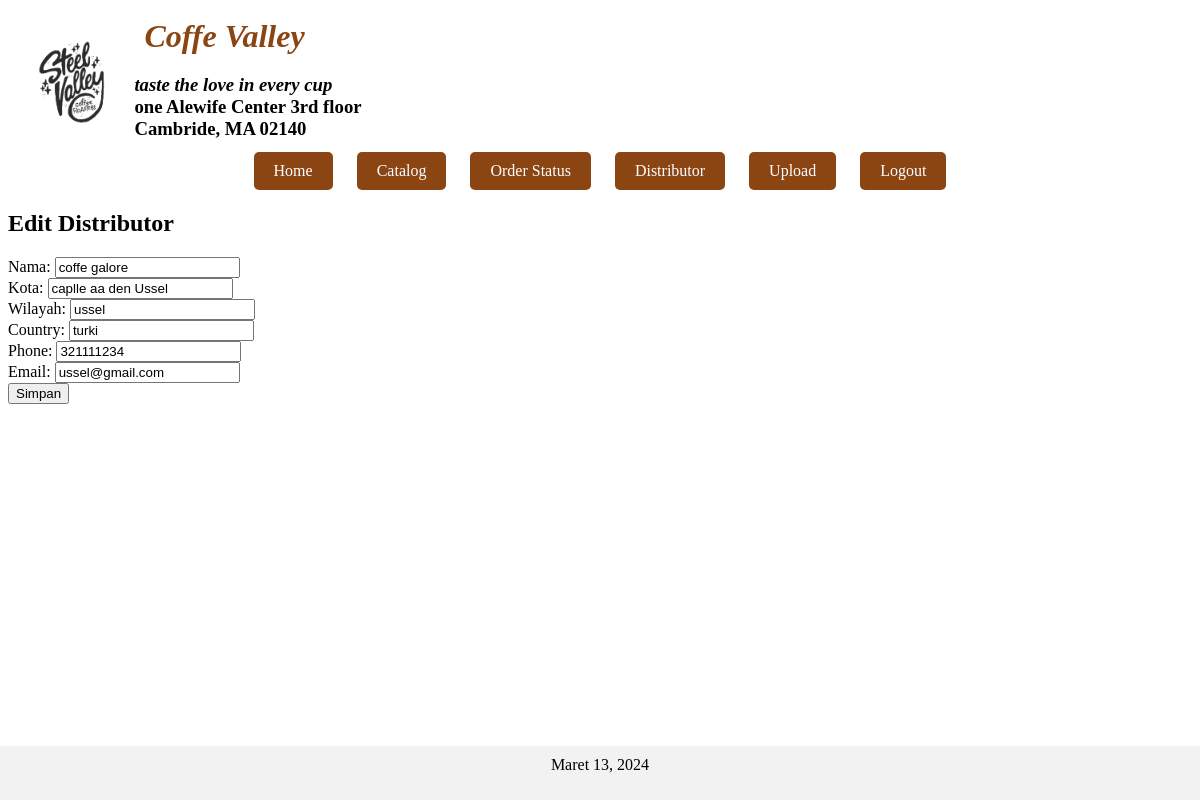
Page /edit_dist.php?id=3 (signed in) on the committed database.
### tables this page shows
CREATE TABLE `distributor` (
  `id` int NOT NULL,
  `nama` varchar(255) NOT NULL,
  `kota` varchar(255) NOT NULL,
  `wilayah` varchar(255) NOT NULL,
  `country` varchar(255) NOT NULL,
  `phone` varchar(255) NOT NULL,
  `email` varchar(255) NOT NULL,
  `last_edit_timestamp` timestamp NOT NULL
);

### edit_dist.php (the view, shortened to what this page needs)
<?php
include_once 'koneksi.php';
$id = $_GET['id'];
$query = "SELECT * FROM distributor WHERE id = $id";
$result = mysqli_query($conn, $query);
$row = mysqli_fetch_assoc($result);
?>
<?php include_once 'header.php'; ?>
<div class="container">
    <h2>Edit Distributor</h2>
    <form action="update_dist.php" method="POST">
        <div class="form-group">
            <label for="nama">Nama:</label>
            <input type="text" class="form-control" id="nama" name="nama" value="<?php echo $row['nama']; ?>">
        </div>
        <div class="form-group">
            <label for="kota">Kota:</label>
            <input type="text" class="form-control" id="kota" name="kota" value="<?php echo $row['kota']; ?>">
        </div>
        <div class="form-group">
            <label for="wilayah">Wilayah:</label>
            <input type="text" class="form-control" id="wilayah" name="wilayah" value="<?php echo $row['wilayah']; ?>">
        </div>
        <div class="form-group">
            <label for="country">Country:</label>
            <input type="text" class="form-control" id="country" name="country" value="<?php echo $row['country']; ?>">
        </div>
        <div class="form-group">
            <label for="phone">Phone:</label>
            <input type="text" class="form-control" id="phone" name="phone" value="<?php echo $row['phone']; ?>">
        </div>
        <div class="form-group">
            <label for="email">Email:</label>
            <input type="text" class="form-control" id="email" name="email" value="<?php echo $row['email']; ?>">
        </div>
        <button type="submit" class="btn btn-primary">Simpan</button>
    </form>
</div>
<?php include_once 'footer.php'; ?>

### rows in the picture
distributor: nama "coffe galore", kota "caplle aa den Ussel", wilayah "ussel", country "turki", phone "321111234", email "ussel@gmail.com"
